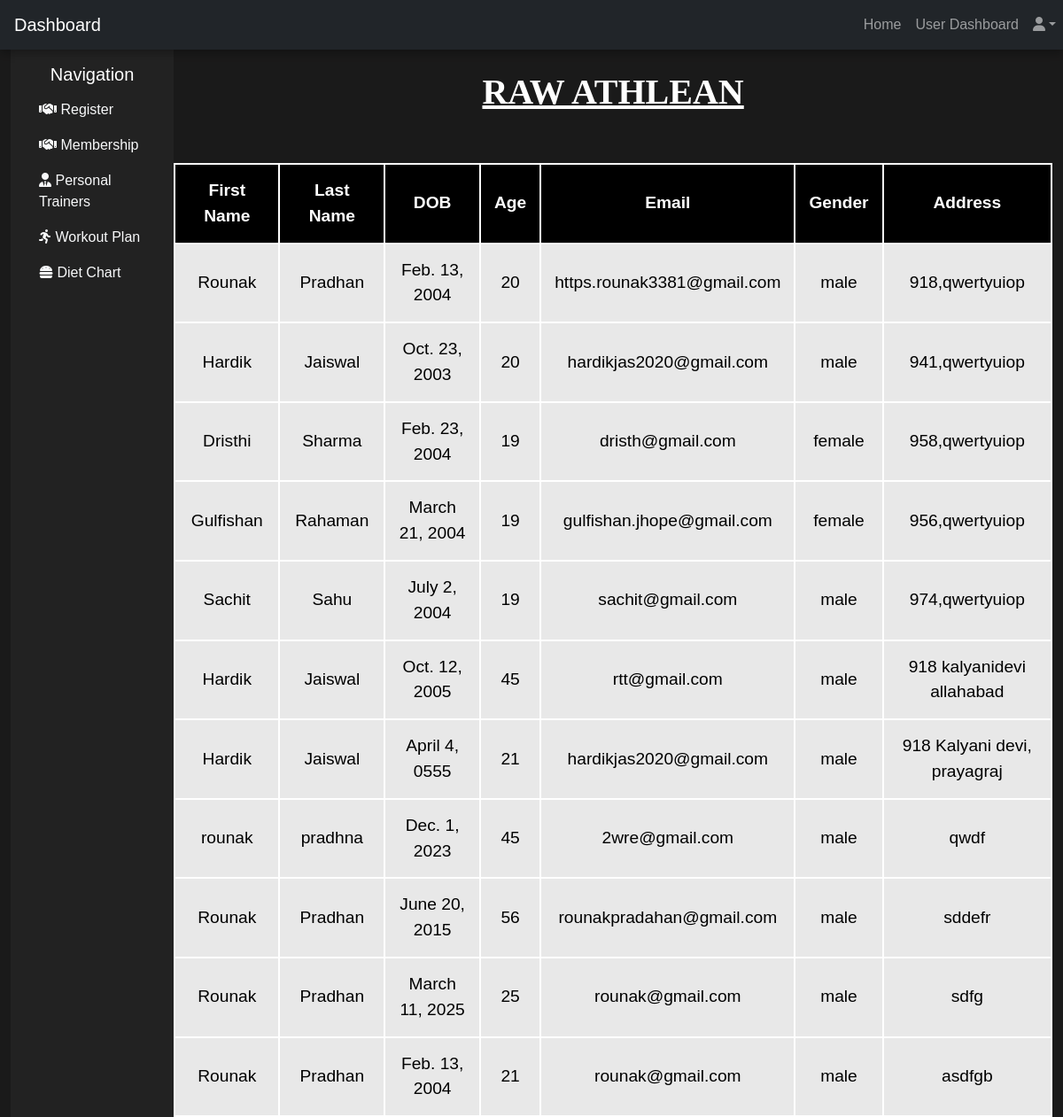
Page /dashboard/ on the earlier database version.
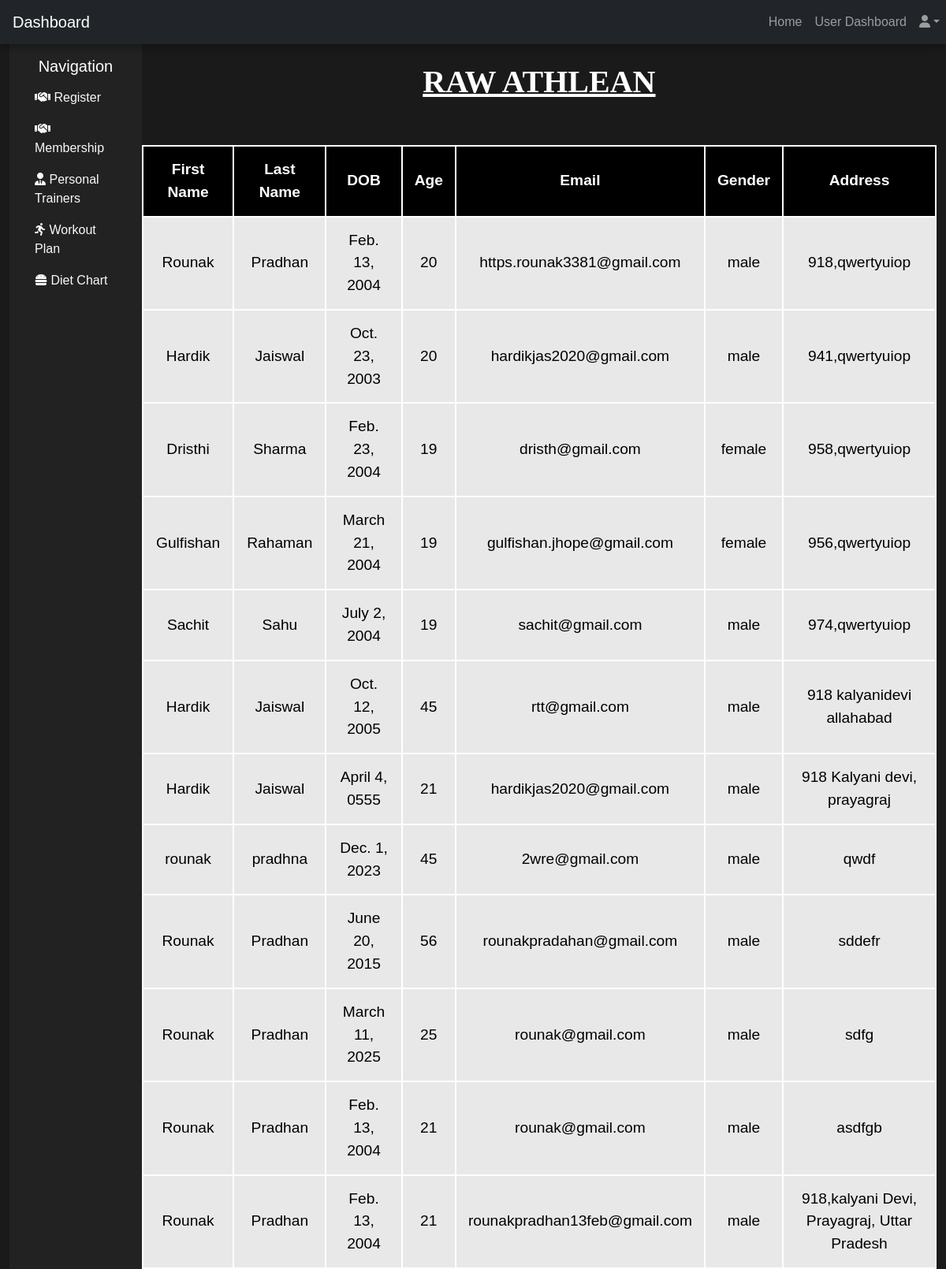
Same page on the later database version.
### app1/models.py (models this page shows)
class RegTable(models.Model):
    fname=models.CharField(max_length=50,null=True)
    lname=models.CharField(max_length=50,null=True)
    DOB=models.DateField(null=True)
    gen=models.CharField(max_length=50,null=True)
    Age=models.IntegerField(null=True)
    Email=models.EmailField(max_length=70,null=True)
    Pass=models.IntegerField(null=True)
    mytext=models.CharField(max_length=200,null=True)

### app1/views.py (the view)
# urls.py: path('dashboard/', views.dashboard),
def dashboard(request):
    data=RegTable.objects.all()
    con={'Reg':data}
    return render(request,'dashboard.html',con)

### Templates/dashboard.html (shortened to what this page needs)
<!DOCTYPE html>
{% load static %}
<html lang="en">
<head>
    <link href="https://cdn.jsdelivr.net/npm/simple-datatables@7.1.2/dist/style.min.css" rel="stylesheet" />
    <link href="https://cdnjs.cloudflare.com/ajax/libs/font-awesome/6.3.0/css/all.min.css" rel="stylesheet">
    <link href="https://cdn.jsdelivr.net/npm/bootstrap@5.3.0/dist/css/bootstrap.min.css" rel="stylesheet">
    <link href="{% static 'css1/styles.css' %}" rel="stylesheet" />
</head>
<body>
    <nav class="navbar navbar-expand-lg navbar-dark bg-dark">
        <a class="navbar-brand ps-3" href="#">Dashboard</a>
        <div class="collapse navbar-collapse" id="navbarNav">
            <ul class="navbar-nav ms-auto">
                <li class="nav-item"><a class="nav-link" href="/homedash/">Home</a></li>
                <li class="nav-item"><a class="nav-link" href="/dashboard">User Dashboard</a></li>
                <li class="nav-item dropdown">
                    <a class="nav-link dropdown-toggle" href="#" id="userDropdown" role="button" data-bs-toggle="dropdown"><i class="fas fa-user"></i></a>
                </li>
            </ul>
        </div>
    </nav>
    <div class="container-fluid d-flex">
        <div class="sidebar p-3">
            <h5 class="text-center">Navigation</h5>
            <ul class="nav flex-column">
                <li class="nav-item"><a class="nav-link text-light" href="/dashboard/"><i class="fas fa-handshake"></i> Register</a></li>
                <li class="nav-item"><a class="nav-link text-light" href="/membership/"><i class="fas fa-handshake"></i> Membership</a></li>
                <li class="nav-item"><a class="nav-link text-light" href="/personaldash/"><i class="fas fa-user-tie"></i> Personal Trainers</a></li>
                <li class="nav-item"><a class="nav-link text-light" href="/workout/"><i class="fas fa-running"></i> Workout Plan</a></li>
                <li class="nav-item"><a class="nav-link text-light" href="/diet/"><i class="fas fa-hamburger"></i> Diet Chart</a></li>
            </ul>
        </div>
    <div id="layoutSidenav_content">
        <main>
            <div class="container-fluid px-4"
                style="color: white; font-family: 'Times New Roman', Times, serif; text-align: center;">
                <u>
                    <h1 class="mt-4">RAW ATHLEAN</h1>
                </u>
            </div>
            <br>
            <table border="1" width="100%">
                <thead>
                    <th>First Name</th>
                    <th>Last Name</th>
                    <th>DOB</th>
                    <th>Age</th>
                    <th>Email</th>
                    <th>Gender</th>
                    <th>Address</th>
                </thead>
                {% for i in Reg %}
                <tr>
                    <td> {{ i.fname }} </td>
                    <td> {{ i.lname }} </td>
                    <td> {{ i.DOB }} </td>
                    <td> {{ i.Age}} </td>
                    <td> {{ i.Email }} </td>
                    <td> {{ i.gen }} </td>
                    <td> {{ i.mytext }} </td>
                </tr>
                {% endfor %}
            </table>
    </div>
</body>
</html>

Differences in the rows shown:
added RegTable: fname "Rounak", lname "Pradhan", DOB "Feb. 13, 2004", Age "21", Email "rounakpradhan13feb@gmail.com", gen "male", mytext "918,kalyani Devi, Prayagraj, Uttar Pradesh"
